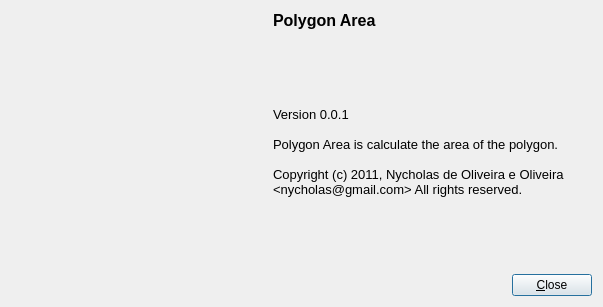
<?xml version="1.0" encoding="UTF-8"?>
<ui version="4.0">
 <class>About</class>
 <widget class="QDialog" name="About">
  <property name="geometry">
   <rect>
    <x>0</x>
    <y>0</y>
    <width>603</width>
    <height>307</height>
   </rect>
  </property>
  <property name="windowTitle">
   <string>About Polygon Area</string>
  </property>
  <property name="windowIcon">
   <iconset resource="resources.qrc">
    <normaloff>:/media/default/32x32/icons/polygon-area.png</normaloff>:/media/default/32x32/icons/polygon-area.png</iconset>
  </property>
  <layout class="QGridLayout" name="gridLayout">
   <item row="0" column="0" rowspan="2">
    <widget class="QLabel" name="iconLabel">
     <property name="minimumSize">
      <size>
       <width>256</width>
       <height>256</height>
      </size>
     </property>
     <property name="maximumSize">
      <size>
       <width>256</width>
       <height>256</height>
      </size>
     </property>
     <property name="text">
      <string/>
     </property>
     <property name="pixmap">
      <pixmap resource="resources.qrc">:/media/default/256x256/icons/polygon-area.png</pixmap>
     </property>
    </widget>
   </item>
   <item row="0" column="1" rowspan="2">
    <layout class="QVBoxLayout" name="verticalLayout">
     <item>
      <widget class="QLabel" name="titleLabel">
       <property name="maximumSize">
        <size>
         <width>16777215</width>
         <height>20</height>
        </size>
       </property>
       <property name="text">
        <string>&lt;!DOCTYPE HTML PUBLIC &quot;-//W3C//DTD HTML 4.0//EN&quot; &quot;http://www.w3.org/TR/REC-html40/strict.dtd&quot;&gt;
&lt;html&gt;&lt;head&gt;&lt;meta name=&quot;qrichtext&quot; content=&quot;1&quot; /&gt;&lt;style type=&quot;text/css&quot;&gt;
p, li { white-space: pre-wrap; }
&lt;/style&gt;&lt;/head&gt;&lt;body style=&quot; font-family:'Sans Serif'; font-size:9pt; font-weight:400; font-style:normal;&quot;&gt;
&lt;p style=&quot; margin-top:0px; margin-bottom:0px; margin-left:0px; margin-right:0px; -qt-block-indent:0; text-indent:0px;&quot;&gt;&lt;span style=&quot; font-size:12pt; font-weight:600;&quot;&gt;Polygon Area&lt;/span&gt;&lt;/p&gt;&lt;/body&gt;&lt;/html&gt;</string>
       </property>
      </widget>
     </item>
     <item>
      <widget class="QLabel" name="aboutLabel">
       <property name="text">
        <string>&lt;!DOCTYPE HTML PUBLIC &quot;-//W3C//DTD HTML 4.0//EN&quot; &quot;http://www.w3.org/TR/REC-html40/strict.dtd&quot;&gt;
&lt;html&gt;&lt;head&gt;&lt;meta name=&quot;qrichtext&quot; content=&quot;1&quot; /&gt;&lt;style type=&quot;text/css&quot;&gt;
p, li { white-space: pre-wrap; }
&lt;/style&gt;&lt;/head&gt;&lt;body style=&quot; font-family:'Sans Serif'; font-size:9pt; font-weight:400; font-style:normal;&quot;&gt;
&lt;p style=&quot; margin-top:0px; margin-bottom:0px; margin-left:0px; margin-right:0px; -qt-block-indent:0; text-indent:0px;&quot;&gt;&lt;span style=&quot; font-size:10pt;&quot;&gt;Version 0.0.1&lt;/span&gt;&lt;/p&gt;
&lt;p style=&quot;-qt-paragraph-type:empty; margin-top:0px; margin-bottom:0px; margin-left:0px; margin-right:0px; -qt-block-indent:0; text-indent:0px; font-size:10pt;&quot;&gt;&lt;/p&gt;
&lt;p style=&quot; margin-top:0px; margin-bottom:0px; margin-left:0px; margin-right:0px; -qt-block-indent:0; text-indent:0px;&quot;&gt;&lt;span style=&quot; font-size:10pt;&quot;&gt;Polygon Area is calculate the area of the polygon.&lt;/span&gt;&lt;/p&gt;
&lt;p style=&quot;-qt-paragraph-type:empty; margin-top:0px; margin-bottom:0px; margin-left:0px; margin-right:0px; -qt-block-indent:0; text-indent:0px; font-size:10pt;&quot;&gt;&lt;/p&gt;
&lt;p style=&quot; margin-top:0px; margin-bottom:0px; margin-left:0px; margin-right:0px; -qt-block-indent:0; text-indent:0px;&quot;&gt;&lt;span style=&quot; font-size:10pt;&quot;&gt;Copyright (c) 2011, Nycholas de Oliveira e Oliveira &lt;/span&gt;&lt;/p&gt;
&lt;p style=&quot; margin-top:0px; margin-bottom:0px; margin-left:0px; margin-right:0px; -qt-block-indent:0; text-indent:0px;&quot;&gt;&lt;span style=&quot; font-size:10pt;&quot;&gt;&amp;lt;nycholas@gmail.com&amp;gt; All rights reserved.&lt;/span&gt;&lt;/p&gt;&lt;/body&gt;&lt;/html&gt;</string>
       </property>
      </widget>
     </item>
    </layout>
   </item>
   <item row="2" column="0" colspan="2">
    <layout class="QHBoxLayout" name="horizontalLayout">
     <item>
      <spacer name="horizontalSpacer">
       <property name="orientation">
        <enum>Qt::Horizontal</enum>
       </property>
       <property name="sizeHint" stdset="0">
        <size>
         <width>40</width>
         <height>20</height>
        </size>
       </property>
      </spacer>
     </item>
     <item>
      <widget class="QPushButton" name="closePushButton">
       <property name="text">
        <string>&amp;Close</string>
       </property>
       <property name="icon">
        <iconset resource="resources.qrc">
         <normaloff>:/media/default/32x32/icons/dialog-close.png</normaloff>:/media/default/32x32/icons/dialog-close.png</iconset>
       </property>
      </widget>
     </item>
    </layout>
   </item>
  </layout>
 </widget>
 <resources>
  <include location="resources.qrc"/>
 </resources>
 <connections/>
</ui>
